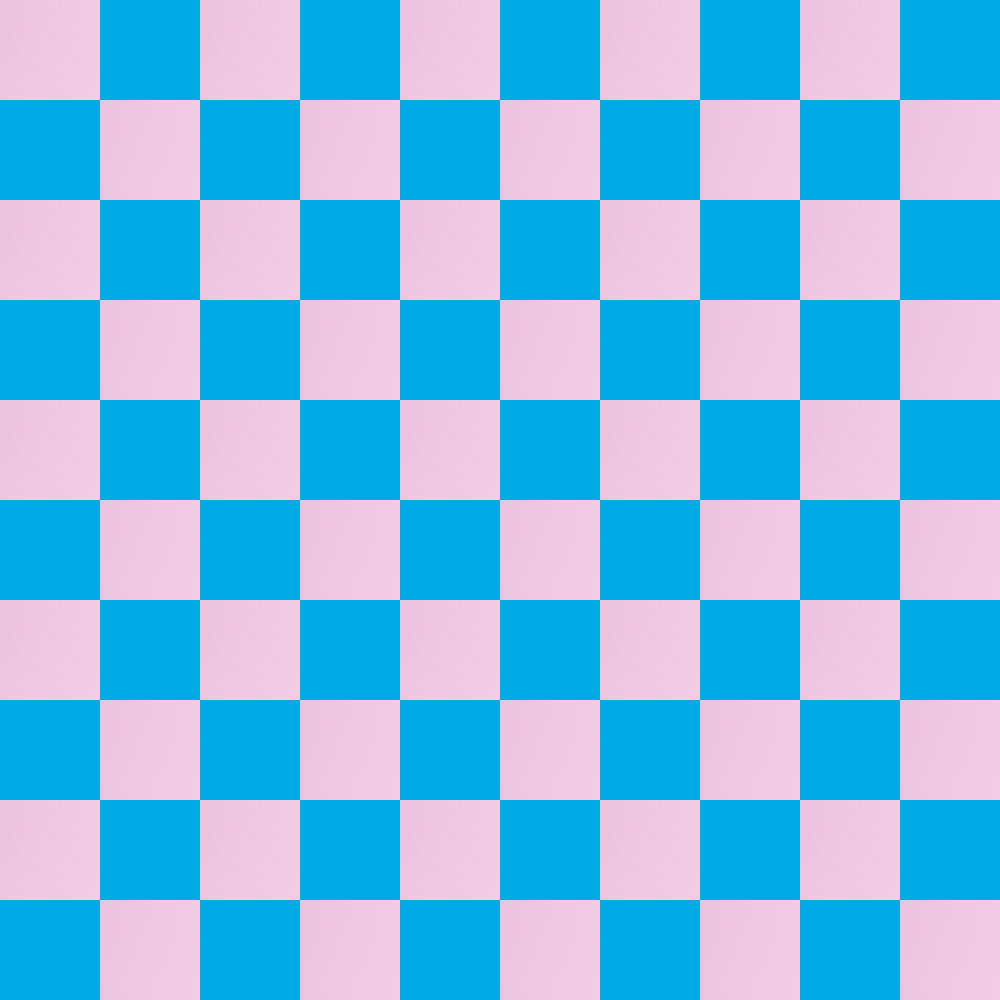

The image is a tile-based game level rendered from a .tmx file. Its description and source (layers, tilesets, objects; grid data summarised) follow:
An orthogonal 10x10 tile map with 100x100 px tiles, 1 tile layer (boardSkeleton), 2 tilesets.

<map version="1.10" tiledversion="1.10.2" orientation="orthogonal" renderorder="right-down" width="10" height="10" tilewidth="100" tileheight="100" infinite="0" nextlayerid="2" nextobjectid="1">
 <tileset firstgid="1" source="BlueImageTileSet.tsx" />
 <tileset firstgid="16" source="LightPinkImageTileSet.tsx" />
 <layer id="1" name="boardSkeleton" width="10" height="10">
  <data>[100 cells, 100 non-empty, 2 distinct tile ids]</data>
 </layer>
</map>
